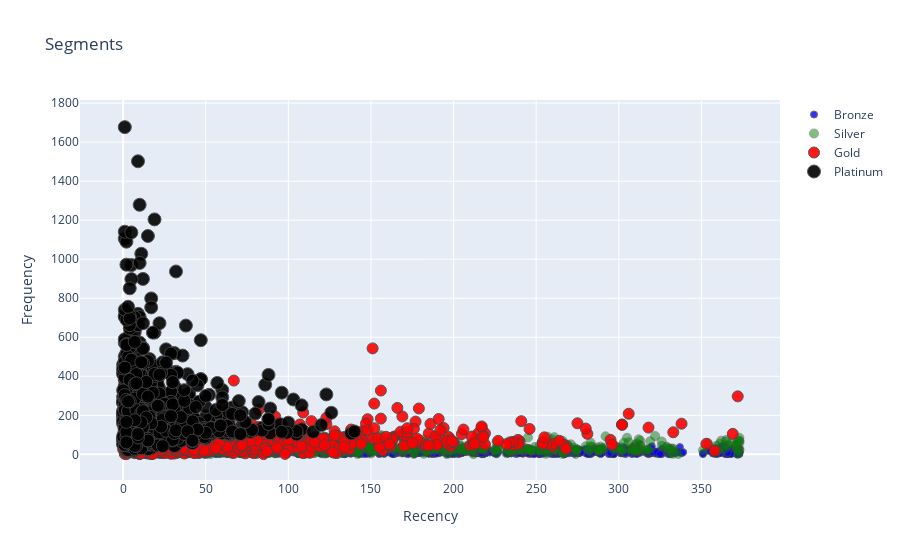
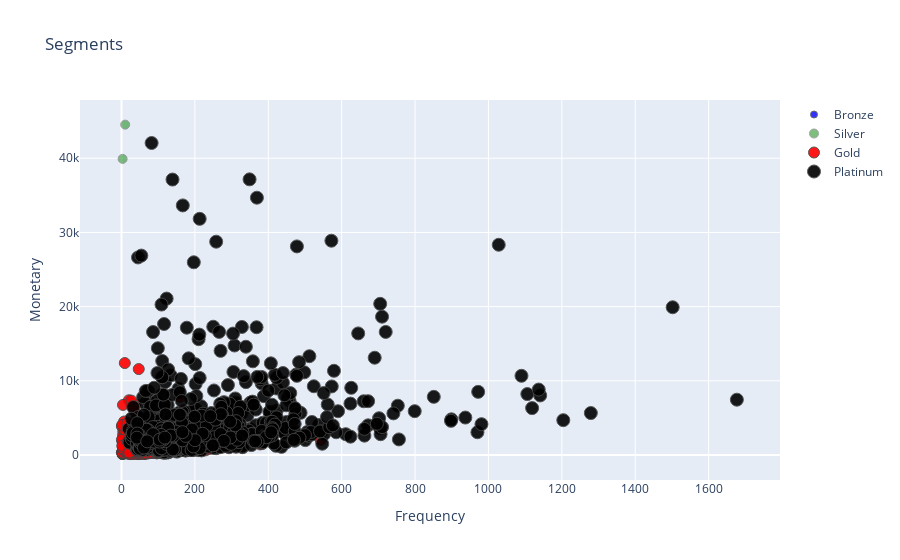
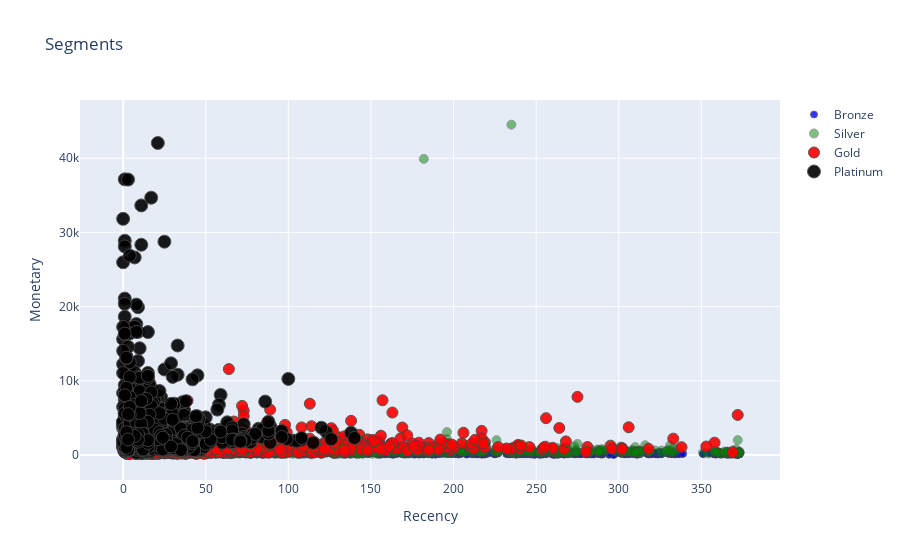

Notebook code cell kept with these figures, in order:
### Code cell
import chart_studio as cs
import plotly.offline as po
import plotly.graph_objs as gobj

#Recency Vs Frequency
graph = RFMScores.query("Monetary < 50000 and Frequency < 2000")

plot_data = [
    gobj.Scatter(
        x=graph.query("RFM_Loyalty_Level == 'Bronze'")['Recency'],
        y=graph.query("RFM_Loyalty_Level == 'Bronze'")['Frequency'],
        mode='markers',
        name='Bronze',
        marker= dict(size= 7,
            line= dict(width=1),
            color= 'blue',
            opacity= 0.8
           )
    ),
        gobj.Scatter(
        x=graph.query("RFM_Loyalty_Level == 'Silver'")['Recency'],
        y=graph.query("RFM_Loyalty_Level == 'Silver'")['Frequency'],
        mode='markers',
        name='Silver',
        marker= dict(size= 9,
            line= dict(width=1),
            color= 'green',
            opacity= 0.5
           )
    ),
        gobj.Scatter(
        x=graph.query("RFM_Loyalty_Level == 'Gold'")['Recency'],
        y=graph.query("RFM_Loyalty_Level == 'Gold'")['Frequency'],
        mode='markers',
        name='Gold',
        marker= dict(size= 11,
            line= dict(width=1),
            color= 'red',
            opacity= 0.9
           )
    ),
    gobj.Scatter(
        x=graph.query("RFM_Loyalty_Level == 'Platinum'")['Recency'],
        y=graph.query("RFM_Loyalty_Level == 'Platinum'")['Frequency'],
        mode='markers',
        name='Platinum',
        marker= dict(size= 13,
            line= dict(width=1),
            color= 'black',
            opacity= 0.9
           )
    ),
]

plot_layout = gobj.Layout(
        yaxis= {'title': "Frequency"},
        xaxis= {'title': "Recency"},
        title='Segments'
    )
fig = gobj.Figure(data=plot_data, layout=plot_layout)
po.iplot(fig)

#Frequency Vs Monetary
graph = RFMScores.query("Monetary < 50000 and Frequency < 2000")

plot_data = [
    gobj.Scatter(
        x=graph.query("RFM_Loyalty_Level == 'Bronze'")['Frequency'],
        y=graph.query("RFM_Loyalty_Level == 'Bronze'")['Monetary'],
        mode='markers',
        name='Bronze',
        marker= dict(size= 7,
            line= dict(width=1),
            color= 'blue',
            opacity= 0.8
           )
    ),
        gobj.Scatter(
        x=graph.query("RFM_Loyalty_Level == 'Silver'")['Frequency'],
        y=graph.query("RFM_Loyalty_Level == 'Silver'")['Monetary'],
        mode='markers',
        name='Silver',
        marker= dict(size= 9,
            line= dict(width=1),
            color= 'green',
            opacity= 0.5
           )
    ),
        gobj.Scatter(
        x=graph.query("RFM_Loyalty_Level == 'Gold'")['Frequency'],
        y=graph.query("RFM_Loyalty_Level == 'Gold'")['Monetary'],
        mode='markers',
        name='Gold',
        marker= dict(size= 11,
            line= dict(width=1),
            color= 'red',
            opacity= 0.9
           )
    ),
    gobj.Scatter(
        x=graph.query("RFM_Loyalty_Level == 'Platinum'")['Frequency'],
        y=graph.query("RFM_Loyalty_Level == 'Platinum'")['Monetary'],
        mode='markers',
        name='Platinum',
        marker= dict(size= 13,
            line= dict(width=1),
            color= 'black',
            opacity= 0.9
           )
    ),
]

plot_layout = gobj.Layout(
        yaxis= {'title': "Monetary"},
        xaxis= {'title': "Frequency"},
        title='Segments'
    )
fig = gobj.Figure(data=plot_data, layout=plot_layout)
po.iplot(fig)

#Recency Vs Monetary
graph = RFMScores.query("Monetary < 50000 and Frequency < 2000")

plot_data = [
    gobj.Scatter(
        x=graph.query("RFM_Loyalty_Level == 'Bronze'")['Recency'],
        y=graph.query("RFM_Loyalty_Level == 'Bronze'")['Monetary'],
        mode='markers',
        name='Bronze',
        marker= dict(size= 7,
            line= dict(width=1),
            color= 'blue',
            opacity= 0.8
           )
    ),
        gobj.Scatter(
        x=graph.query("RFM_Loyalty_Level == 'Silver'")['Recency'],
        y=graph.query("RFM_Loyalty_Level == 'Silver'")['Monetary'],
        mode='markers',
        name='Silver',
        marker= dict(size= 9,
            line= dict(width=1),
            color= 'green',
            opacity= 0.5
           )
    ),
        gobj.Scatter(
        x=graph.query("RFM_Loyalty_Level == 'Gold'")['Recency'],
        y=graph.query("RFM_Loyalty_Level == 'Gold'")['Monetary'],
        mode='markers',
        name='Gold',
        marker= dict(size= 11,
            line= dict(width=1),
            color= 'red',
            opacity= 0.9
           )
    ),
    gobj.Scatter(
        x=graph.query("RFM_Loyalty_Level == 'Platinum'")['Recency'],
        y=graph.query("RFM_Loyalty_Level == 'Platinum'")['Monetary'],
        mode='markers',
        name='Platinum',
        marker= dict(size= 13,
            line= dict(width=1),
            color= 'black',
            opacity= 0.9
           )
    ),
]

plot_layout = gobj.Layout(
        yaxis= {'title': "Monetary"},
        xaxis= {'title': "Recency"},
        title='Segments'
    )
fig = gobj.Figure(data=plot_data, layout=plot_layout)
po.iplot(fig)

### Figure 1 — Plotly figure (JSON) as saved in the notebook; plotly's stock layout.template omitted (floating-point values rounded to 4 significant figures; data arrays with more than 128 entries replaced by an {"elided": "..."} marker saying what was removed)
{"data": [{"marker": {"color": "blue", "line": {"width": 1}, "opacity": 0.8, "size": 7}, "mode": "markers", "name": "Bronze", "type": "scatter", "x": {"elided": "705 int values"}, "y": {"elided": "705 int values"}}, {"marker": {"color": "green", "line": {"width": 1}, "opacity": 0.5, "size": 9}, "mode": "markers", "name": "Silver", "type": "scatter", "x": {"elided": "894 int values"}, "y": {"elided": "894 int values"}}, {"marker": {"color": "red", "line": {"width": 1}, "opacity": 0.9, "size": 11}, "mode": "markers", "name": "Gold", "type": "scatter", "x": {"elided": "1180 int values"}, "y": {"elided": "1180 int values"}}, {"marker": {"color": "black", "line": {"width": 1}, "opacity": 0.9, "size": 13}, "mode": "markers", "name": "Platinum", "type": "scatter", "x": {"elided": "1123 int values"}, "y": {"elided": "1123 int values"}}], "layout": {"title": {"text": "Segments"}, "xaxis": {"title": {"text": "Recency"}}, "yaxis": {"title": {"text": "Frequency"}}}}

### Figure 2 — Plotly figure (JSON) as saved in the notebook; plotly's stock layout.template omitted (floating-point values rounded to 4 significant figures; data arrays with more than 128 entries replaced by an {"elided": "..."} marker saying what was removed)
{"data": [{"marker": {"color": "blue", "line": {"width": 1}, "opacity": 0.8, "size": 7}, "mode": "markers", "name": "Bronze", "type": "scatter", "x": {"elided": "705 int values"}, "y": {"elided": "705 float values"}}, {"marker": {"color": "green", "line": {"width": 1}, "opacity": 0.5, "size": 9}, "mode": "markers", "name": "Silver", "type": "scatter", "x": {"elided": "894 int values"}, "y": {"elided": "894 float values"}}, {"marker": {"color": "red", "line": {"width": 1}, "opacity": 0.9, "size": 11}, "mode": "markers", "name": "Gold", "type": "scatter", "x": {"elided": "1180 int values"}, "y": {"elided": "1180 float values"}}, {"marker": {"color": "black", "line": {"width": 1}, "opacity": 0.9, "size": 13}, "mode": "markers", "name": "Platinum", "type": "scatter", "x": {"elided": "1123 int values"}, "y": {"elided": "1123 float values"}}], "layout": {"title": {"text": "Segments"}, "xaxis": {"title": {"text": "Frequency"}}, "yaxis": {"title": {"text": "Monetary"}}}}

### Figure 3 — Plotly figure (JSON) as saved in the notebook; plotly's stock layout.template omitted (floating-point values rounded to 4 significant figures; data arrays with more than 128 entries replaced by an {"elided": "..."} marker saying what was removed)
{"data": [{"marker": {"color": "blue", "line": {"width": 1}, "opacity": 0.8, "size": 7}, "mode": "markers", "name": "Bronze", "type": "scatter", "x": {"elided": "705 int values"}, "y": {"elided": "705 float values"}}, {"marker": {"color": "green", "line": {"width": 1}, "opacity": 0.5, "size": 9}, "mode": "markers", "name": "Silver", "type": "scatter", "x": {"elided": "894 int values"}, "y": {"elided": "894 float values"}}, {"marker": {"color": "red", "line": {"width": 1}, "opacity": 0.9, "size": 11}, "mode": "markers", "name": "Gold", "type": "scatter", "x": {"elided": "1180 int values"}, "y": {"elided": "1180 float values"}}, {"marker": {"color": "black", "line": {"width": 1}, "opacity": 0.9, "size": 13}, "mode": "markers", "name": "Platinum", "type": "scatter", "x": {"elided": "1123 int values"}, "y": {"elided": "1123 float values"}}], "layout": {"title": {"text": "Segments"}, "xaxis": {"title": {"text": "Recency"}}, "yaxis": {"title": {"text": "Monetary"}}}}
